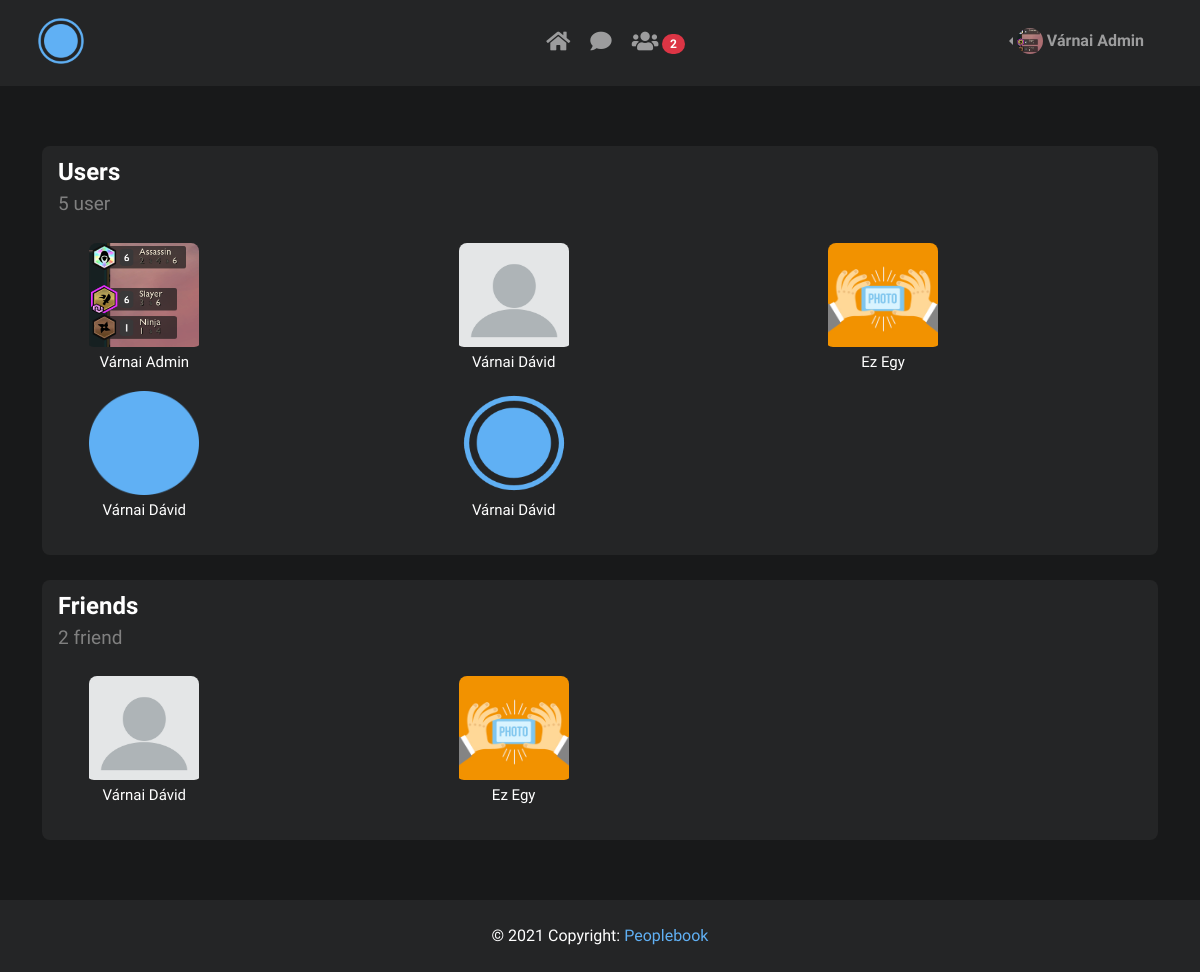
Before: /friends/ (signed in) with the older database file.
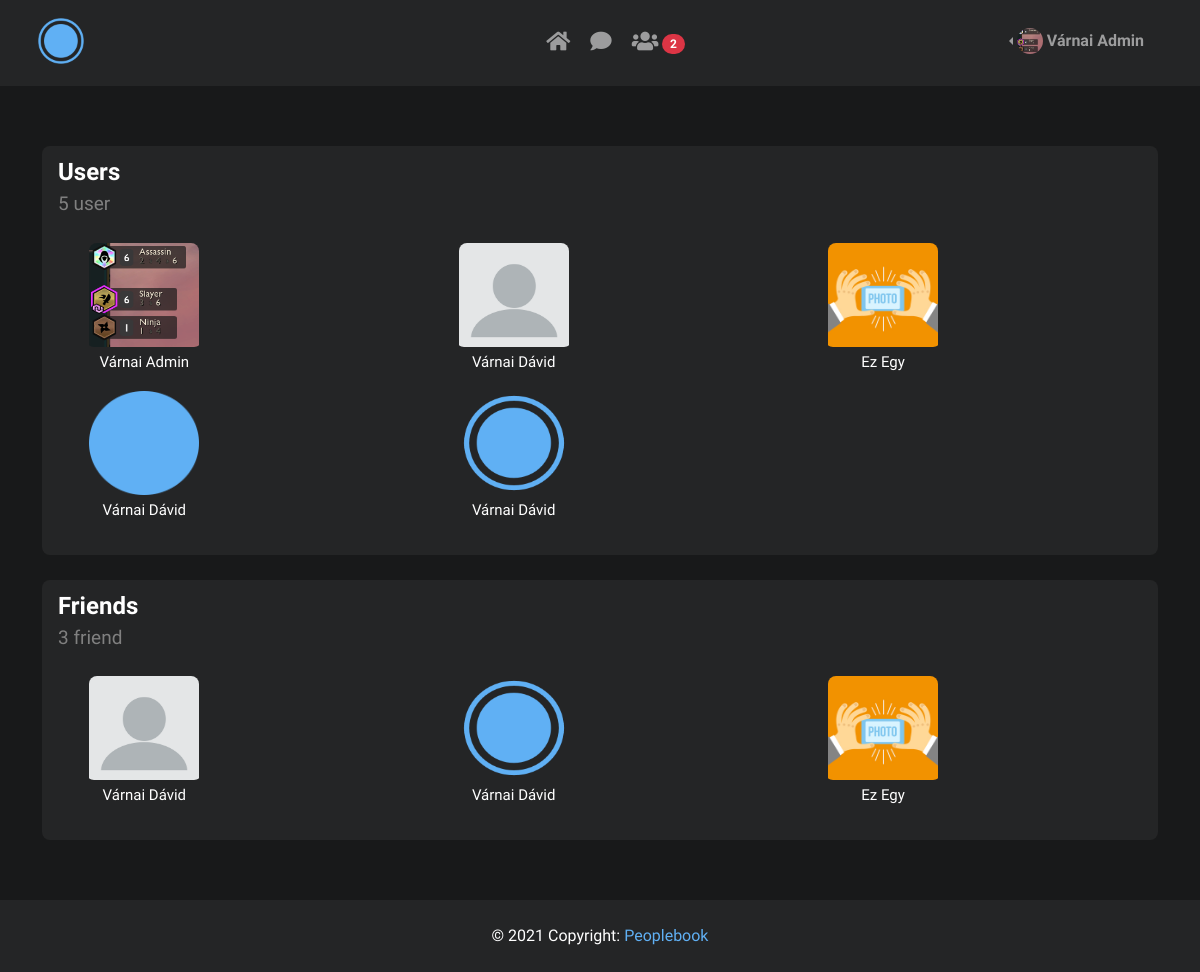
After: the same page with the newer database file.
### blog/models.py (models this page shows, shortened)
class Profile(models.Model):
    GENDER_CHOICES = (
        ('Male', "Male"),
        ('Female', "Female"),
        ('Prefer not to say', "Prefer not to say"),
    )
    COUNTRY_CHOICES = (
        ('Hungary', "Hungary"),
        ('United States', "United States"),
    )
    user = models.OneToOneField(User, default=None, null=True, on_delete=models.CASCADE)
    bio = models.TextField(blank=True, null=True)
    birth_date = models.DateField(blank=True, null=True)
    gender = models.CharField(max_length=50, choices=GENDER_CHOICES, blank=True, null=True)
    country = models.CharField(max_length=50, choices=COUNTRY_CHOICES, blank=True, null=True)
    image = models.ImageField(upload_to="static/pics/profile_pics/", blank=True, null=True)
    background = models.ImageField(upload_to="static/pics/bg_pics/", blank=True)

class Friend(models.Model):
    user = models.ForeignKey(User, on_delete=models.CASCADE, related_name="user", default=None)
    friend = models.ForeignKey(User, on_delete=models.CASCADE, related_name="friend", default=None)

### blog/views.py (the view)
# urls.py: path('friends/', views.Friends_view, name='friends'),
@login_required
def Friends_view(request):
    users = User.objects.all()
    user_count = User.objects.all().count()
    friends = Friend.objects.filter(Q(user=request.user) | Q(friend=request.user)).all()
    friends_count = Friend.objects.filter(Q(user=request.user) | Q(friend=request.user)).count()
    context = {
        'title': 'Friends',
        'friends': friends,
        'friends_count': friends_count,
        'users': users,
        'user_count': user_count,
    }
    return render(request, "blog/friends.html", context)

### blog/templates/blog/friends.html (shortened to what this page needs)
{% extends "blog/base.html" %}
{% block content %}
    <div class="container">
        <div class="card">
            <div class="card-header">
                <div class="card-title" style="margin-bottom: 0;">Users</div>
                <div class="card-sub-title" style="color: gray; font-size: 19px">{{ user_count }} user</div>
            </div>
            <div class="card-body text-center">
                <div class="row">
                    {% for user in users %}
                        <div class="col-4">
                            <div class="friend-card">
                                <a href="/profile/{{ user.id }}">
                                    <img src="/{{ user.profile.image }}" alt="User{{forloop.counter}}" class="friend-img">
                                    <h5 class="friend-title">{{ user.get_full_name }}</h5>
                                </a>
                            </div>
                        </div>
                    {% endfor %}
                </div>
            </div>
        </div>
        <div class="card">
            <div class="card-header">
                <div class="card-title" style="margin-bottom: 0;">Friends</div>
                <div class="card-sub-title" style="color: gray; font-size: 19px">{{ friends_count }} friend</div>
            </div>
            <div class="card-body text-center">
                <div class="row">
                    {% for friend in friends %}
                        {% if request.user.username == friend.user.username %}
                            <div class="col-4">
                                <div class="friend-card">
                                    <a href="/profile/{{ friend.friend.id }}">
                                        <img src="/{{ friend.friend.profile.image }}" alt="Friend{{forloop.counter}}" class="friend-img">
                                        <h5 class="friend-title">{{ friend.friend.get_full_name }}</h5>
                                    </a>
                                </div>
                            </div>
                        {% else %}
                            <div class="col-4">
                                <div class="friend-card">
                                    <a href="/profile/{{ friend.user.id }}">
                                        <img src="/{{ friend.user.profile.image }}" alt="Friend{{forloop.counter}}" class="friend-img">
                                        <h5 class="friend-title">{{ friend.user.get_full_name }}</h5>
                                    </a>
                                </div>
                            </div>
                        {% endif %}
                    {% endfor %}
                </div>
            </div>
        </div>
    </div>
{% endblock %}

### blog/templates/blog/navbar.html (shortened to what this page needs)
{% load static %}
<nav class="navbar navbar-expand-lg navbar-dark" id="navBar">
  <div class="container-fluid justify-content-between custom-nav">
    <div class="d-flex">
      <a class="navbar-brand me-2 mb-1 d-flex align-items-center" href="{% url 'home' %}">
        <img src="{% static 'pics/small_logo.png' %}" alt="Logo" id="navLogo">
      </a>
    </div>
    <ul class="navbar-nav flex-row justify-content-center d-none d-lg-flex">
        <li class="nav-item me-3 me-lg-1">
          <a class="nav-link" href="{% url 'home' %}" title="Home">
            <span><i class="fas fa-home fa-lg"></i></span>
          </a>
        </li>
        <li class="nav-item me-3 me-lg-1">
          <a href="{% url 'chat' %}" class="nav-link" title="Chat">
            <span><i class="fas fa-comment fa-lg"></i></span>
          </a>
        </li>
        <li class="nav-item me-3 me-lg-1">
          <a class="nav-link" href="{% url 'friends' %}" title="Friends">
            <span><i class="fas fa-users fa-lg"></i></span>
            <span class="badge rounded-pill badge-notification bg-danger">2</span>
          </a>
        </li>
    </ul>
    {% if request.user.is_authenticated %}
    <ul class="flex-row">
        <div class="dropdown dropstart btn-group">
            <li class="nav-item me-3 me-lg-1" style="list-style-type: none;">
                <a class="nav-link d-sm-flex align-items-sm-center dropdown-toggle" role="button" id="userDropMenu" data-bs-toggle="dropdown" aria-expanded="false">
                  <img src="/{{ request.user.profile.image }}" class="rounded-circle" height="26" alt="ProfilePicture">
                  <strong class="d-none d-sm-block ms-1">{{ request.user.get_full_name }}</strong>
                </a>
            </li>
        </div>
    </ul>
    {% endif %}
  </div>
</nav>

Changed rows visible on the page:
added Friend: friend.profile.image (picture), friend.get_full_name "Várnai Dávid"
Other visible differences:
{{ friends_count }}: "2" → "3"
